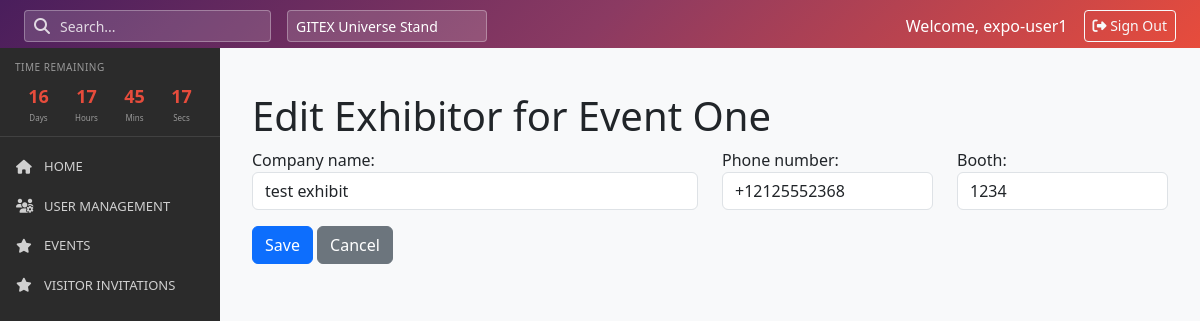
Screenshot of /events/1/exhibitors/1/update/ (signed in) with the database file from the repository.
### accounts/models.py (models this page shows, shortened)
class User(AbstractUser, TimestampedModel):
    user_type = models.CharField(
        max_length=20,
        choices=UserType.choices(),
        default=UserType.EXHIBITOR_TEAM.value,
        db_index=True
    )
    email = models.EmailField(unique=True)
    phone_number = PhoneNumberField(blank=True, null=True)
    specialization = models.CharField(
        max_length=20,
        choices=Specialization.choices(),
        blank=True,
        null=True
    )
    company_name = models.CharField(max_length=255, blank=True, null=True)
    position = models.CharField(max_length=100, blank=True, null=True)
    lead_capture_access = models.BooleanField(default=False)
    lead_export_access = models.BooleanField(default=False)
    USERNAME_FIELD = 'email'
    REQUIRED_FIELDS = ['username']
    class Meta:
        permissions = [
            ("can_manage_events", "Can manage events"),
            ("can_manage_exhibitors", "Can manage exhibitors"),
            ("can_manage_invitations", "Can manage invitations"),
            ("can_manage_team_members", "Can manage team members"),
        ]

### events/models.py (models this page shows, shortened)
class Event(TimestampedModel):
    name = models.CharField(max_length=255)
    description = models.TextField(blank=True, null=True)
    start_date = models.DateTimeField()
    end_date = models.DateTimeField()
    location = models.CharField(max_length=255, blank=True, null=True)
    created_by = models.ForeignKey(
        User,
        on_delete=models.SET_NULL,
        null=True,
        related_name='created_events'
    )

class Exhibitor(TimestampedModel):
    event = models.ForeignKey(Event, on_delete=models.CASCADE, related_name='exhibitors')
    company_name = models.CharField(max_length=255)
    phone_number = PhoneNumberField(blank=True, null=True)
    booth = models.CharField(max_length=100)

### events/views.py (the view)
# urls.py: path('events/<int:event_id>/exhibitors/<int:pk>/update/', views.exhibitor_update, name='exhibitor_update'),
@login_required
def exhibitor_update(request, pk, event_id):
    event = get_object_or_404(Event, pk=event_id)
    exhibitor = get_object_or_404(Exhibitor, pk=pk, event=event)
    if request.method == 'POST':
        form = ExhibitorForm(request.POST, instance=exhibitor)
        if form.is_valid():
            form.save()
            messages.success(request, 'Exhibitor updated successfully.')
            return redirect('events:exhibitor_list', event_id=event_id)
    else:
        form = ExhibitorForm(instance=exhibitor)
    return render(request, 'events/exhibitor_form.html', {'form': form, 'event': event})

### events/forms.py
class ExhibitorForm(forms.ModelForm):
    class Meta:
        model = Exhibitor
        fields = ['company_name', 'phone_number', 'booth']
        widgets = {
            'company_name': forms.TextInput(attrs={'class': 'form-control'}),
            'phone_number': forms.TextInput(attrs={'class': 'form-control'}),
            'booth': forms.TextInput(attrs={'class': 'form-control'}),
        }
    def __init__(self, *args, **kwargs):
        event = kwargs.pop('event', None)
        super().__init__(*args, **kwargs)
        if event:
            self.fields['event'].initial = event
            self.fields['event'].widget = forms.HiddenInput()

### templates/events/exhibitor_form.html (shortened to what this page needs)
{% extends 'base/base.html' %}
{% load static %}
{% block content %}
<div class="container mt-4">
    <h1>{% if form.instance.pk %}Edit{% else %}Create{% endif %} Exhibitor for {{ event.name }}</h1>
    <form method="post">
        <div class="row">
            <div class="col-md-6">
                {{ form.company_name.label_tag }}
                {{ form.company_name }}
            </div>
            <div class="col-md-3">
                {{ form.phone_number.label_tag }}
                {{ form.phone_number }}
            </div>
            <div class="col-md-3">
                {{ form.booth.label_tag }}
                {{ form.booth }}
            </div>
        </div>
        <div class="mt-3">
            <button type="submit" class="btn btn-primary">Save</button>
            <a href="{% url 'events:exhibitor_list' event.pk %}" class="btn btn-secondary">Cancel</a>
        </div>
    </form>
</div>
{% endblock %}

### templates/base/base.html (shortened to what this page needs)
<!DOCTYPE html>
<html lang="en">
<head>
    <link href="https://cdn.jsdelivr.net/npm/bootstrap@5.3.0/dist/css/bootstrap.min.css" rel="stylesheet">
    <link rel="stylesheet" href="https://cdnjs.cloudflare.com/ajax/libs/font-awesome/6.4.0/css/all.min.css">
    <link href="https://cdn.jsdelivr.net/npm/select2@4.1.0-rc.0/dist/css/select2.min.css" rel="stylesheet">
    <link href="https://cdn.jsdelivr.net/npm/select2-bootstrap-5-theme@1.3.0/dist/select2-bootstrap-5-theme.min.css" rel="stylesheet">
    <link rel="stylesheet" href="https://cdn.datatables.net/1.13.6/css/dataTables.bootstrap5.min.css">
</head>
<body>
    <div class="top-header">
        <div class="container-fluid px-4">
            <div class="row align-items-center">
                <div class="col-md-6">
                    <div class="d-flex align-items-center gap-3">
                        <div class="search-wrapper">
                            <i class="fas fa-search search-icon"></i>
                            <input type="text" class="form-control search-input form-control-sm" placeholder="Search...">
                        </div>
                        <select class="form-select form-select-sm" style="width: 200px; background: rgba(255,255,255,0.15); border-color: rgba(255,255,255,0.3); color: white; height: 32px;">
                            <option>GITEX Universe Stand</option>
                        </select>
                    </div>
                </div>
                <div class="col-md-6 text-end d-flex align-items-center justify-content-end">
                    <span class="me-3">Welcome, {% if user.is_authenticated %}{{ user.get_full_name|default:user.username }}{% else %}Guest{% endif %}</span>
                    {% if user.is_authenticated %}
                        <a href="{% url 'accounts:logout' %}" class="btn btn-sm btn-outline-light" style="height: 32px;">
                            <i class="fas fa-sign-out-alt"></i> Sign Out
                        </a>
                    {% else %}
                        <a href="{% url 'accounts:login' %}" class="btn btn-sm btn-outline-light" style="height: 32px;">
                            <i class="fas fa-sign-in-alt"></i> Sign In
                        </a>
                    {% endif %}
                </div>
            </div>
        </div>
    </div>
    <div class="app-wrapper">
        <nav class="sidebar" id="sidebar">
            {% include 'components/_sidebar.html' %}
        </nav>
        <main class="main-content">
            {% block content %}{% endblock %}
        </main>
    </div>
</body>
</html>

### rows the page displays
User: get_full_name "expo-user1"
Event: name "Event One"
Exhibitor: company_name "test exhibit", phone_number "+12125552368", booth "1234"
